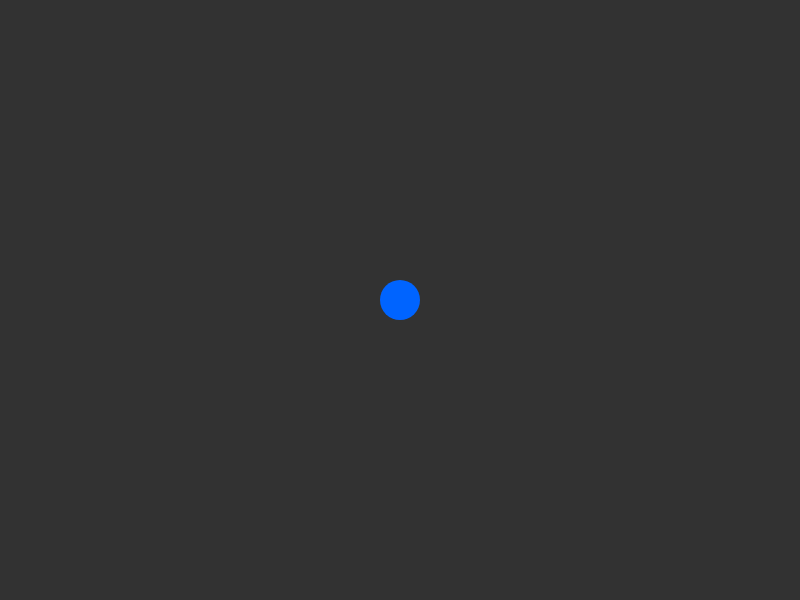
Frame 1 (no input)
Frame 60 (no input): identical to frame 1, image omitted
Frame 120 (the mouse pressed at the canvas centre since frame 60): identical to frame 1, image omitted

The p5.js sketch that drew this single still picture (run headless with seeded random() and noise() and a simulated clock; from frame 60 on, the mouse is pressed at the canvas centre):

// p5.js sketch
// ── sketch.js
let playerX;
let playerY;
const playerSize = 40;
const playerSpeed = 5;

function setup() {
    createCanvas(800, 600);
    noStroke();
    
    // Position initiale du joueur au centre
    playerX = width / 2;
    playerY = height / 2;
}

function draw() {
    background(50); // Fond gris foncé

    // --- Logique de mouvement (Clavier) ---
    if (keyIsDown(LEFT_ARROW) || keyIsDown(65)) { // Gauche ou A
        playerX -= playerSpeed;
    }
    if (keyIsDown(RIGHT_ARROW) || keyIsDown(68)) { // Droite ou D
        playerX += playerSpeed;
    }
    if (keyIsDown(UP_ARROW) || keyIsDown(87)) { // Haut ou W
        playerY -= playerSpeed;
    }
    if (keyIsDown(DOWN_ARROW) || keyIsDown(83)) { // Bas ou S
        playerY += playerSpeed;
    }
    
    // Limites de l'écran
    playerX = constrain(playerX, playerSize / 2, width - playerSize / 2);
    playerY = constrain(playerY, playerSize / 2, height - playerSize / 2);
    // --------------------------------------

    // Affichage du joueur (cercle bleu)
    fill(0, 100, 255);
    ellipse(playerX, playerY, playerSize);
}
